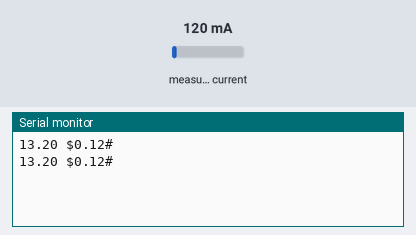
A sketch run on a simulated Arduino Uno, built with avr-gcc and run on an emulated ATmega328P. Shown: the last lines printed to the serial monitor. Inputs (shaded band) come from the test bench; at power-on: measured current 120 mA.

Above: at 2.1 s.
2.2 s: measured current set to 40 mA
At 3.2 s:
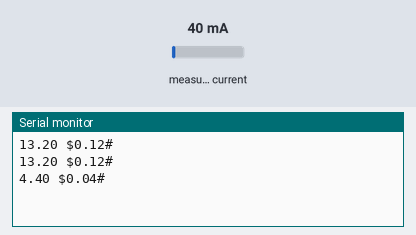
3.8 s: measured current set to 500 mA
At 3.8 s:
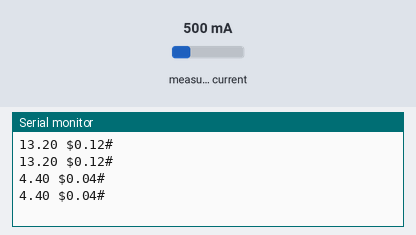
Timing chart, 0 to 6.8 s (numbered marks = the images above; inputs shaded):
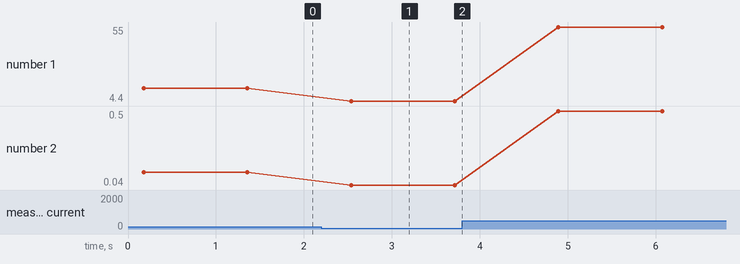

Measured:
- after the input at 2.2 s, the serial monitor: prints a new line after 0.34 s (image 1)
- plotted number 1: 13.2 → 4.4 after the input at 2.2 s, 4.4 → 55 after the input at 3.8 s
- plotted number 2: 0.12 → 0.04 after the input at 2.2 s, 0.04 → 0.5 after the input at 3.8 s

The sketch:

current_only.ino
```cpp
// (licence header left out)
#include "EmonLib.h"                   // Include Emon Library
EnergyMonitor emon1;                   // Create an instance

void setup()
{
  Serial.begin(9600);

  emon1.current(1, 1);             // Current: input pin, calibration.
}

void loop()
{
  double Irms = emon1.calcIrms(1480);  // Calculate Irms only

  Serial.print(Irms*110.0);	       // Apparent power
  Serial.print(" ");
  Serial.print("$");
  Serial.print(Irms);		       // Irms
  Serial.println("#");
  delay(1000);
}
```
